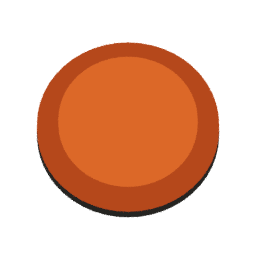
#> input picture ArtSource/ClayShooting/clay_raw.png, 256 x 256 px
$ python package.py
#> lines starting #> are read from the running program, lines starting #| are printed output that depends on the picture
### ArtSource/PropAssets/image_export.py
"""Transparent cutout exports and contact sheets; shared by new prop assets."""
from pathlib import Path
import math,io,os,tempfile,hashlib,sys
import numpy as np
from PIL import Image,ImageDraw,ImageFont
sys.path.insert(0,str(Path(__file__).resolve().parents[1]/'VehiclePipeline'))
from images import resize_linear

def opened(path):
    with Image.open(path) as im:return im.convert('RGBA')
#> im is the input picture: PIL image 256x256 RGBA; mean R, G, B, A 77.1, 34.7, 13.6, 98.7
#> in outline, `back = Image.new('RGBA', image.size)`: back: PIL image 256x256 RGBA; every value is 0

def save(image,path):
    path=Path(path);path.parent.mkdir(parents=True,exist_ok=True);buffer=io.BytesIO();image.save(buffer,format='PNG')
    with tempfile.NamedTemporaryFile(dir=path.parent,suffix='.png',delete=False) as f:f.write(buffer.getvalue());temporary=f.name
    os.replace(temporary,path)

def horizontal_max(alpha,r):
    if r==0:return alpha
    h,w=alpha.shape;k=2*r+1;padded=np.pad(alpha,((0,0),(r,r+(-w-2*r)%k)));blocks=padded.reshape(h,-1,k)
    left=np.maximum.accumulate(blocks,axis=2).reshape(h,-1);right=np.maximum.accumulate(blocks[:,:,::-1],axis=2)[:,:,::-1].reshape(h,-1)
    return np.maximum(right[:,:w],left[:,k-1:k-1+w])

def grown(image,r):
#> called with r = 12
    alpha=np.asarray(image.getchannel('A'));out=np.zeros_like(alpha);cache={}
    for dy in range(math.floor(r)+1):
        span=math.floor(math.sqrt(max(0,r*r-dy*dy)))
        if span not in cache:cache[span]=horizontal_max(alpha,span)
        row=cache[span]
        if dy==0:np.maximum(out,row,out=out)
        else:
            np.maximum(out[dy:],row[:-dy],out=out[dy:]);np.maximum(out[:-dy],row[dy:],out=out[:-dy])
#> this loop made 13 passes
#> pass 1, in horizontal_max, `right = np.maximum.accumulate(blocks[:, :, ::-1], axis=2)[:, :, ::-1].`:
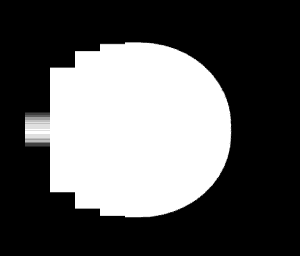
#> right: shape (256, 300); min 0, max 255, mean 90.5
#> after the loop:
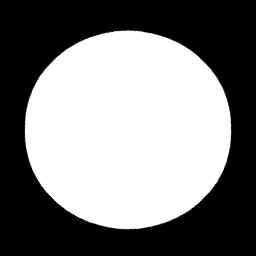
#> out: shape (256, 256); min 0, max 255, mean 126.2
#> after the loop, cache = 9 items
    return out

def outline(image,r):
    back=Image.new('RGBA',image.size);back.putalpha(Image.fromarray(grown(image,r)));return Image.alpha_composite(back,image)
#> after `back.putalpha(Image.fromarray(grown(image, r)))`:
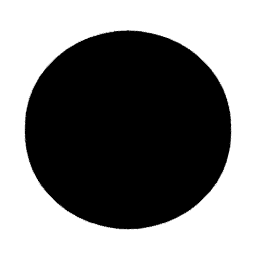
#> back: PIL image 256x256 RGBA; mean R, G, B, A 0, 0, 0, 126.2; transparent parts drawn white
#> after `return Image.alpha_composite(back, image)`:
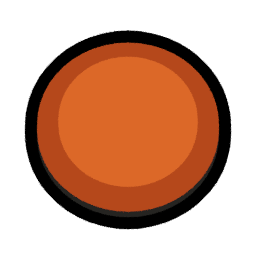
#> returned value: PIL image 256x256 RGBA; mean R, G, B, A 76.5, 34.3, 13.4, 126.2; transparent parts drawn white

def export(image,path,resolution,stroke):
    output=resize_linear(outline(image,stroke*image.width/resolution),resolution);alpha=output.getchannel('A');bbox=alpha.getbbox();assert bbox
    margin=min(bbox[0],bbox[1],resolution-bbox[2],resolution-bbox[3]);assert margin>=12,(path,bbox)
    assert alpha.getextrema()==(0,255);save(output,path)
    return dict(size=list(output.size),alpha_bbox=bbox,minimum_margin=margin,sha256=hashlib.sha256(Path(path).read_bytes()).hexdigest())

# [5 lines left out: function sheet, not called in this run]

### ArtSource/VehiclePipeline/images.py
"""Native-size exports and review sheets; requires Pillow and numpy outside Blender."""
from pathlib import Path
import json
import numpy as np
from PIL import Image, ImageDraw, ImageFilter, ImageFont

from pipeline import read_json, write_json


# [31 lines left out: function parts_atlas, not called in this run]


def resize_linear(source, size):
#> called with size = 256
    rgba = np.asarray(source.convert("RGBA"), dtype=np.float32)/255
    rgb, alpha = rgba[:, :, :3], rgba[:, :, 3:4]
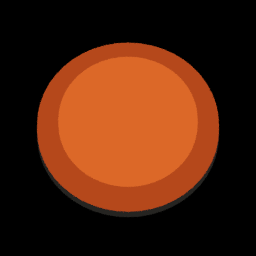
#> rgb: shape (256, 256, 3) float32; mean R, G, B 0.3, 0.135, 0.0526
#> alpha: shape (256, 256, 1) float32
    rgb = np.where(rgb <= .04045, rgb/12.92, ((rgb+.055)/1.055)**2.4)
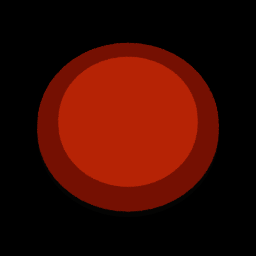
#> rgb: shape (256, 256, 3) float32; mean R, G, B 0.227, 0.0404, 0.00655
    premul = np.concatenate((rgb*alpha, alpha), axis=2)
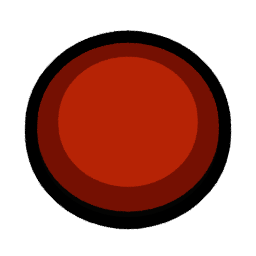
#> premul: shape (256, 256, 4) float32; mean R, G, B, A 0.227, 0.0404, 0.00655, 0.495; transparent parts drawn white
    filtered = np.stack([np.asarray(Image.fromarray(premul[:, :, i]).resize(
        (size, size), Image.Resampling.LANCZOS)) for i in range(4)], axis=2)
    alpha = np.clip(filtered[:, :, 3:4], 0, 1)
    rgb = np.clip(filtered[:, :, :3]/np.maximum(alpha, 1e-8), 0, 1)
    rgb = np.where(rgb <= .0031308, rgb*12.92, 1.055*rgb**(1/2.4)-.055)
    result = np.concatenate((rgb, alpha), axis=2)
    result[alpha[:, :, 0] < 1/510] = 0
    return Image.fromarray(np.round(np.clip(result, 0, 1)*255).astype(np.uint8))


# [23 lines left out: functions composite_linear, check_margin, not called in this run]


def font(size=16):
    path = Path("C:/Windows/Fonts/malgun.ttf")
    return ImageFont.truetype(str(path), size) if path.exists() else ImageFont.load_default()


# [17 lines left out: functions sheet, line_settings, not called in this run]


def line_rgb(style, settings):
    from pipeline import paint_rgb
    return np.array(paint_rgb(settings.get("value", 56), "paint", style))


# [175 lines left out: functions _shift, surface_line_colour, _mix_lines, boundary_lines, damage_overlay, clean_line_mask and 1 more, not called in this run]


def overlay_names(root, name, render):
    keys = render.get("damage_layers", {}).get("views", {}).get(name, [])
    return [f"{name}__{k}" for k in keys], [f"{name}__{k}_destroyed" for k in keys]


# [120 lines left out: functions complete, finish, not called in this run]


# [3 lines that do not run on import are left out]

### ArtSource/ClayShooting/package.py
from pathlib import Path
import sys,json
ROOT=Path(__file__).resolve().parent;REPO=ROOT.parent.parent
sys.path.insert(0,str(ROOT.parent/'PropAssets'));import image_export as e
out=REPO/'Textures/Items/HD_ClayPigeon.png'
result=e.export(e.opened(ROOT/'clay_raw.png'),out,256,12)
#> in export, `bbox = alpha.getbbox()`: bbox = (24, 30, 232, 230)
#> in export, `margin = min(bbox[0], bbox[1], resolution - bbox[2], resolution - bbox`: margin = 24
#> (the run stopped early here; a loop or call above may not have finished)

$ run again, with ArtSource/ANFPS117/reference_view.png copied over ArtSource/ClayShooting/clay_raw.png
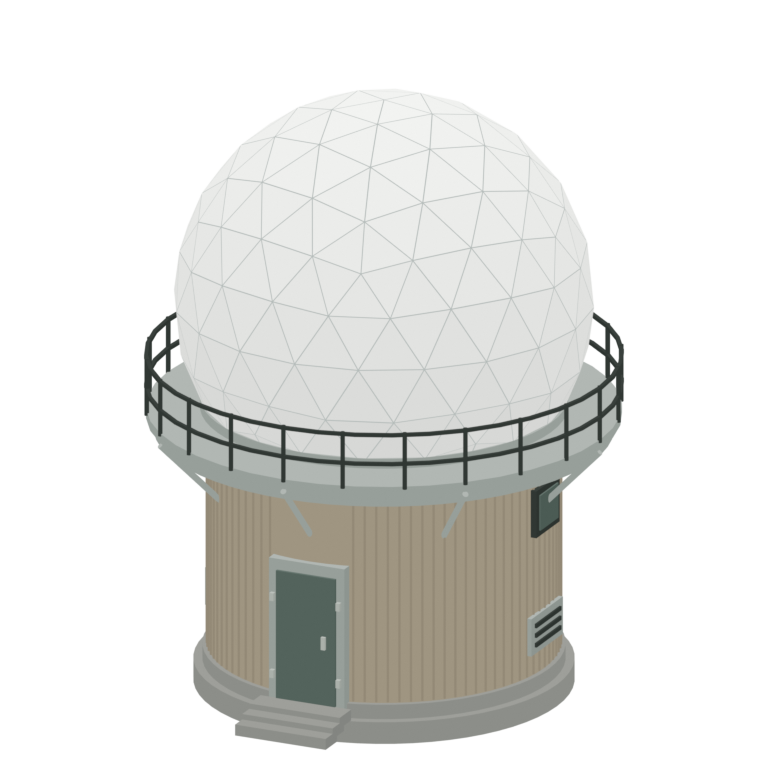
#> input picture ArtSource/ANFPS117/reference_view.png, 768 x 768 px
#> in opened, im is the input picture: PIL image 768x768 RGBA; mean R, G, B, A 77, 77.1, 74.3, 104.7
#> back: PIL image 768x768 RGBA; every value is 0
#> after the loop in grown, `for dy in range(math.floor(r)+1):`:
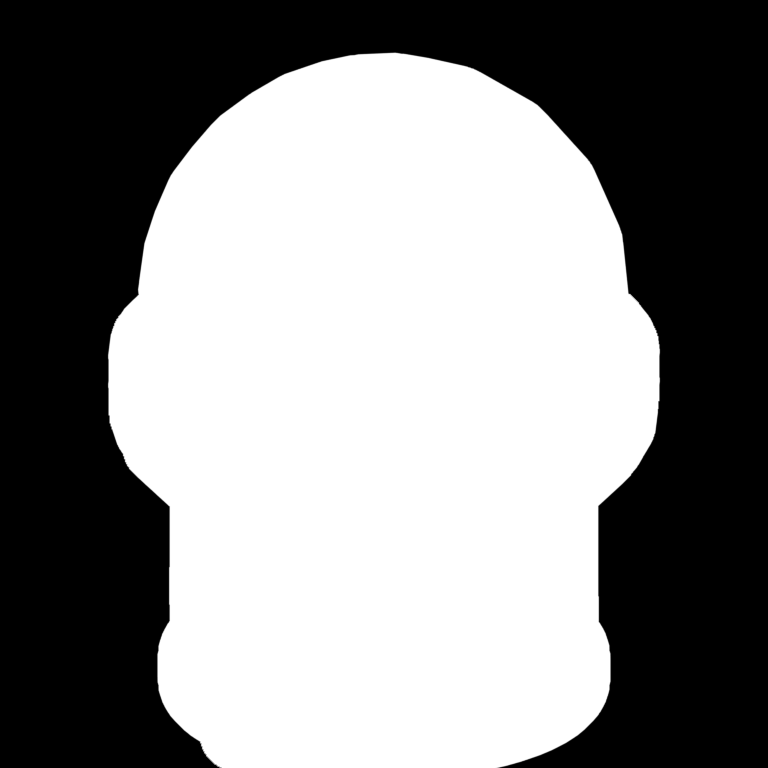
#> out: shape (768, 768); min 0, max 255, mean 136
#> after the loop in grown, `for dy in range(math.floor(r)+1):`: cache = 23 items
#> in resize_linear, `result = np.concatenate((rgb, alpha), axis=2)`:
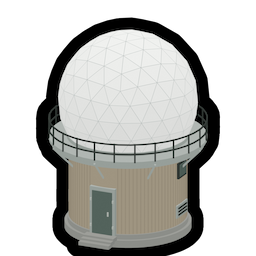
#> result: shape (256, 256, 4) float32; mean R, G, B, A 0.3, 0.3, 0.289, 0.533; transparent parts drawn white
#> bbox = (33, 15, 223, 256)
#> margin = 0

$ run again, with ArtSource/ClothingBench/clothing_bench_east.png copied over ArtSource/ClayShooting/clay_raw.png
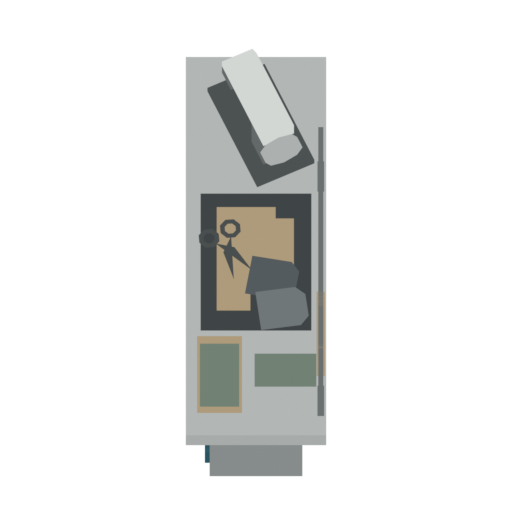
#> input picture ArtSource/ClothingBench/clothing_bench_east.png, 512 x 512 px
#> in opened, im is the input picture: PIL image 512x512 RGBA; mean R, G, B, A 33.3, 34, 32.9, 55.9
#> back: PIL image 512x512 RGBA; every value is 0
#> after the loop in grown, `for dy in range(math.floor(r)+1):`:
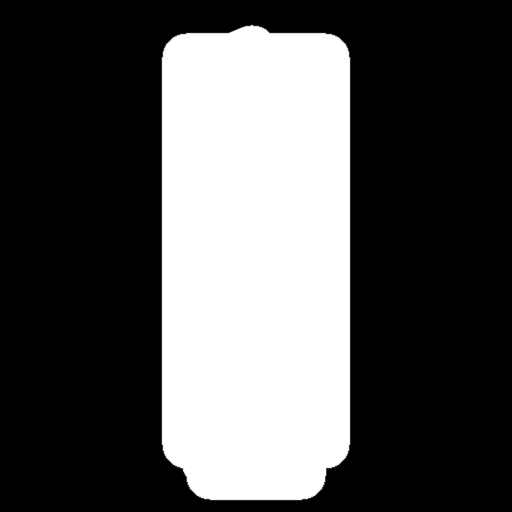
#> out: shape (512, 512); min 0, max 255, mean 83.4
#> after the loop in grown, `for dy in range(math.floor(r)+1):`: cache = 16 items
#> in resize_linear, `result = np.concatenate((rgb, alpha), axis=2)`:
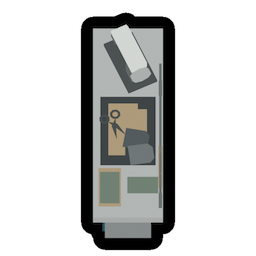
#> result: shape (256, 256, 4) float32; mean R, G, B, A 0.126, 0.129, 0.125, 0.327; transparent parts drawn white
#> bbox = (78, 10, 178, 253)
#> margin = 3
